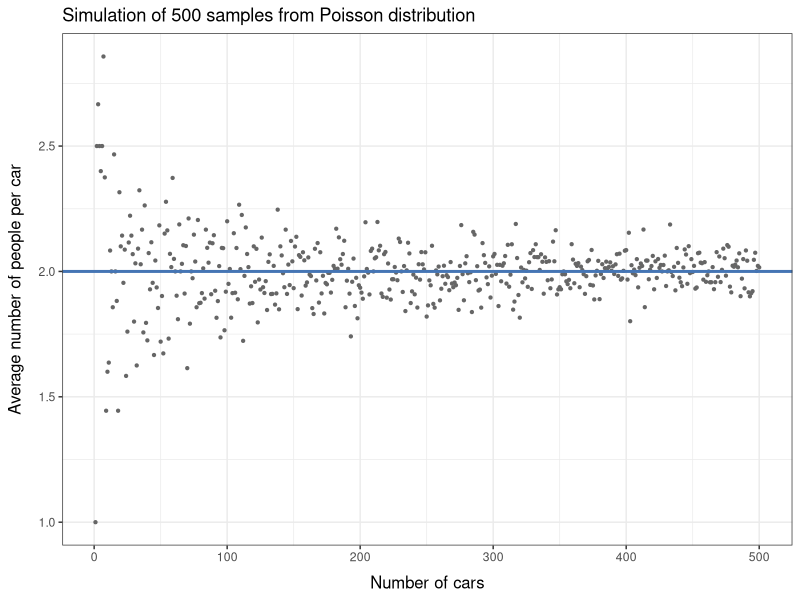
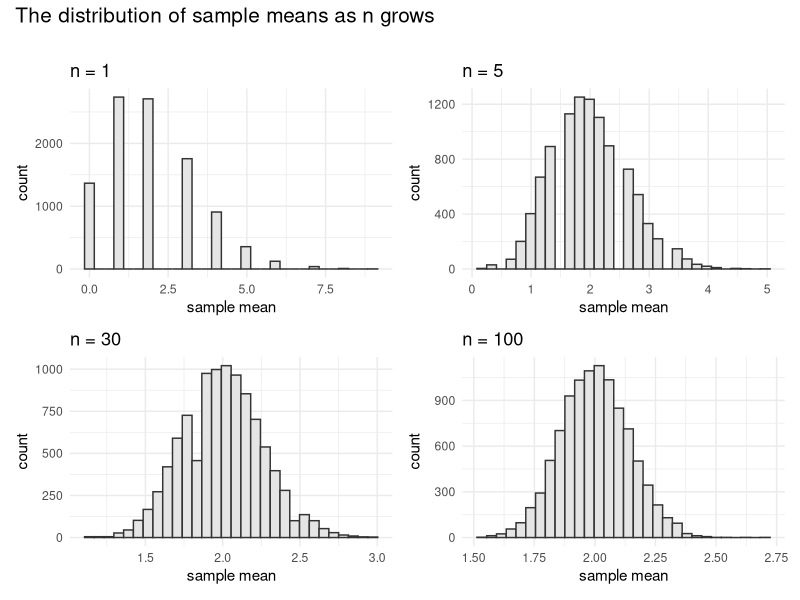

Here is the R script that generated these plots, in order:
## ---- chunk 1
knitr::opts_chunk$set(echo = TRUE)
## ---- chunk 2
library(ggplot2)

set.seed(123)

lambda <- 2
n <- c(seq(from = 1, to = 500, by = 1))
samplemeans <- rep(NA, 500)

for(i in n){
  samplemeans[i] <- mean(rpois(i, lambda))
}

sample_df <- data.frame(samplemeans)

ggplot(sample_df, aes(x = n, y = samplemeans)) +
  geom_point(size = 0.8, col = "gray40") +
  geom_hline(yintercept = 2, col = "#4575b4", linewidth = 1) +
  theme_bw()+
  labs(
    x = "Number of cars",
    y = "Average number of people per car",
    title = "Simulation of 500 samples from Poisson distribution"
  ) +
  theme(
    axis.title.y = element_text(size = 12, margin = margin(r = 10)),
    axis.title.x = element_text(size = 12, margin = margin(t = 8))
  )


## ---- chunk 3
library(patchwork)

set.seed(121)

# Plot for n = 100 ----------------------------------------------

mean100 <- replicate(10000, mean(rpois(100, 2)))
mean100 <- data.frame(
  sample_mean = mean100
  )
p1 <- ggplot(mean100, aes(x = sample_mean)) +
  geom_histogram(bins = 30, color = "gray20", fill = "gray90") +
  theme_minimal()+ 
  labs(x = "sample mean", title = "n = 100")

# Plot for n = 1 ----------------------------------------------

mean1 <- replicate(10000, mean(rpois(1, 2)))
mean1 <- data.frame(
  sample_mean = mean1
  )
p2 <- ggplot(mean1, aes(x = sample_mean)) +
  geom_histogram(bins = 30, color = "gray20", fill = "gray90") +
  theme_minimal()+ 
  labs(x = "sample mean", title = "n = 1")

# Plot for n = 5 ----------------------------------------------

mean5 <- replicate(10000, mean(rpois(5, 2)))
mean5 <- data.frame(
  sample_mean = mean5
  )
p3 <- ggplot(mean5, aes(x = sample_mean)) +
  geom_histogram(bins = 30, color = "gray20", fill = "gray90") +
  theme_minimal()+ 
  labs(x = "sample mean", title = "n = 5")

# Plot for n = 30 ----------------------------------------------

mean30 <- replicate(10000, mean(rpois(30, 2)))
mean30 <- data.frame(
  sample_mean = mean30
  )
p4 <- ggplot(mean30, aes(x = sample_mean)) +
  geom_histogram(bins = 30, color = "gray20", fill = "gray90") +
  theme_minimal()+
  labs(x = "sample mean", title = "n = 30")

# Put plots together--------------------------------------------

p_total <- p2 + p3 + p4 + p1 +
  plot_annotation(
    title = "The distribution of sample means as n grows",
    theme = theme(plot.title = element_text(size = 15, margin = margin(b = 20)))
  )

p_total

## ---- chunk 4
options(digits = 5)
pnorm(q = 1.7, mean = 2, sd = sqrt(0.02))
## ---- chunk 5
qnorm(0.01)
2/((0.3/2.33)^2)
## ---- chunk 6

## ---- chunk 7

